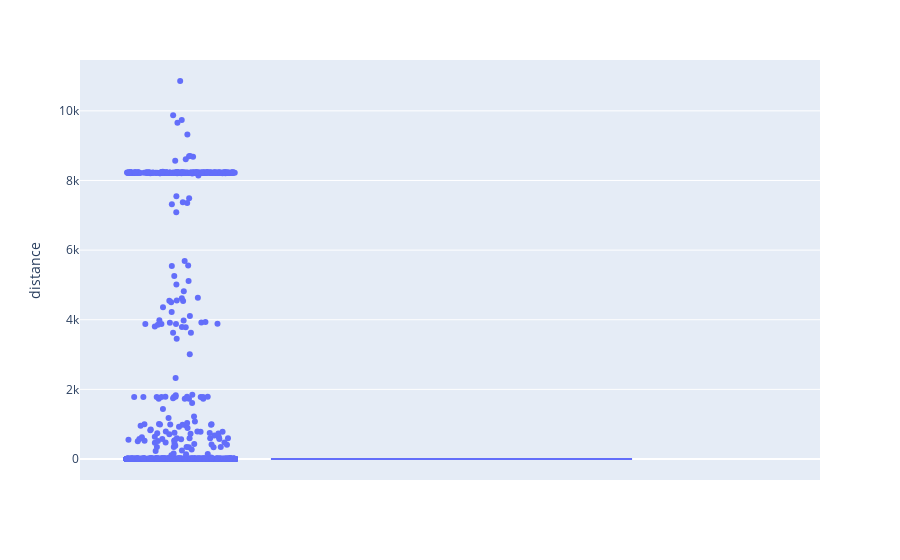

Write notebook code for a chart like this one.
### Code cell
px.box(no_null, y='db_distance', points='all')

### Figure 1 — Plotly figure (JSON) as saved in the notebook; plotly's stock layout.template omitted (floating-point values rounded to 4 significant figures; data arrays with more than 128 entries replaced by an {"elided": "..."} marker saying what was removed)
{"data": [{"alignmentgroup": "True", "boxpoints": "all", "hovertemplate": "distance=%{y}<extra></extra>", "legendgroup": "", "marker": {"color": "#636efa"}, "name": "", "notched": false, "offsetgroup": "", "orientation": "v", "showlegend": false, "type": "box", "x0": " ", "xaxis": "x", "y": {"elided": "46145 float values"}, "y0": " ", "yaxis": "y"}], "layout": {"boxmode": "group", "legend": {"tracegroupgap": 0}, "margin": {"t": 60}, "xaxis": {"anchor": "y", "domain": [0, 1]}, "yaxis": {"anchor": "x", "domain": [0, 1], "title": {"text": "distance"}}}}
